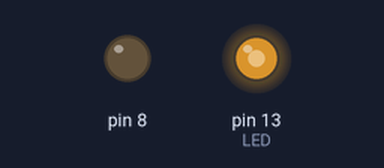
The sketch below on a simulated Arduino Uno, built with avr-gcc and run on an emulated ATmega328P. On the bench: output pins drawn as LEDs (lit = HIGH). At 0.2 s the program stops and its outputs stay as they are.

Above: at 0.3 s.
Timing chart, 0 to 1.7 s (numbered marks = the images above):
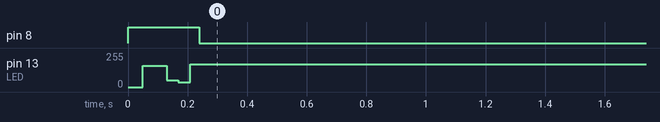

Measured:
- by itself, pin 8: LOW → HIGH at 0.00 s, → LOW 0.24 s later
- by itself, pin 13 (LED): 0/255 → 159/255 at 0.05 s, → 170/255 0.08 s later

The sketch:

week_13_task_7.ino
```cpp
#include <avr/io.h>
#include <util/delay.h>
#define SEGMENT_SIZE 1024
#define TARGET_PRIMES 2000
#define TIME_BIT PB0   // Timing pin = Arduino pin 8
uint16_t basePrimes[64];
uint8_t baseCount = 0;
uint8_t segment[(SEGMENT_SIZE / 8) + 1];
// Mark a number as composite in the segment
static inline void setComposite(uint16_t idx) {
    segment[idx >> 3] |= (1 << (idx & 7));
}
// Check if a number is composite
static inline uint8_t isComposite(uint16_t idx) {
    return segment[idx >> 3] & (1 << (idx & 7));
}
// Generate base primes < 200
void generateBasePrimes(void) {
    uint8_t small[200];
    for (uint16_t i = 2; i < 200; i++) small[i] = 1;
    for (uint16_t p = 2; p * p < 200; p++)
        if (small[p])
            for (uint16_t m = p * p; m < 200; m += p)
                small[m] = 0;
    for (uint16_t i = 2; i < 200; i++)
        if (small[i])
            basePrimes[baseCount++] = i;
}
int main(void) {
    DDRB |= (1 << PB5) | (1 << TIME_BIT);  // LED + timing pin as output
    generateBasePrimes();
    PORTB |= (1 << TIME_BIT);   // HIGH → start timing
    uint16_t primeCount = 0;
    uint32_t low = 2, high = low + SEGMENT_SIZE;
    while (primeCount < TARGET_PRIMES) {
        // Clear segment
        for (uint16_t i = 0; i < sizeof(segment); i++)
            segment[i] = 0;
        // Mark multiples of base primes as composite
        for (uint8_t i = 0; i < baseCount; i++) {
            uint16_t p = basePrimes[i];
            uint32_t startVal = (low + p - 1) / p * p;
            if (startVal < (uint32_t)p * p)
                startVal = (uint32_t)p * p;
            for (uint32_t m = startVal; m < high; m += p)
                setComposite(m - low);
        }
        // Count primes in segment
        for (uint16_t i = 0; i < SEGMENT_SIZE && primeCount < TARGET_PRIMES; i++) {
            if (!isComposite(i)) {
                primeCount++;
                PINB = (1 << PB5);  // toggle LED
            }
        }
        low += SEGMENT_SIZE;
        high += SEGMENT_SIZE;
    }
    PORTB &= ~(1 << TIME_BIT);  // LOW → stop timing
    while (1);  // End
}
```
